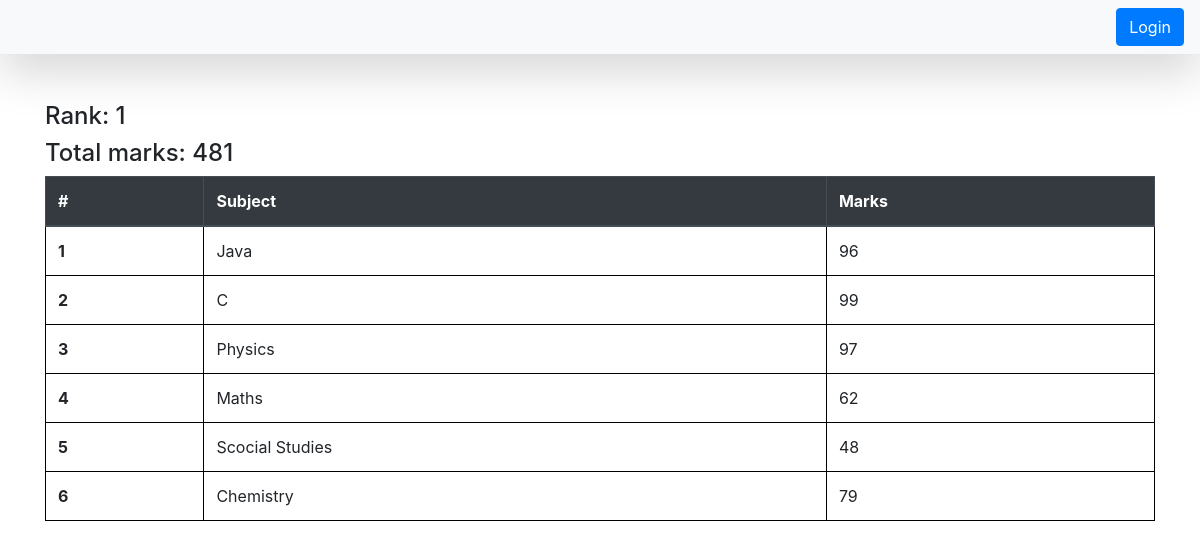
Screenshot of /see_marks/STU-634/ with the database file from the repository.
### student/models.py (models this page shows, shortened)
class SubjectMarks(models.Model):
    student = models.ForeignKey(Student, related_name='studentmarks', on_delete=models.CASCADE)
    subject = models.ForeignKey(Subject, on_delete=models.CASCADE)
    marks = models.IntegerField()
    class Meta:
        unique_together = ['student', 'subject']

class Subject(models.Model):
    subject_name = models.CharField(max_length=100)

### student/views.py (the view)
# urls.py: path('see_marks/<student_id>/', see_marks, name="see_marks")
def see_marks(request, student_id):
    queryset = SubjectMarks.objects.filter(student__student_id__student_id=student_id)
    total_marks = queryset.aggregate(total_marks=Sum('marks'))
    ranks = Student.objects.annotate(marks=Sum('studentmarks__marks')).order_by('-marks')
    i = 1
    current_rank = -1
    for rank in ranks:
        if student_id == rank.student_id.student_id:
            current_rank = i
            break
        i+=1
    return render(request, 'see_marks.html', {'queryset': queryset, 'total_marks': total_marks, 'current_rank': current_rank})

### student/templates/see_marks.html
{% extends 'home/index.html' %}
{% block start%}
<div class="container mt-5">
    <h4>Rank: {{current_rank}}</h4>
    <h4>Total marks: {{total_marks.total_marks}}</h4>
    <table class="table">
        <thead class="thead-dark">
        <tr>
            <th scope="col">#</th>
            <th scope="col">Subject</th>
            <th scope="col">Marks</th>
        </tr>
        </thead>
        <tbody>
            {% for marks in queryset %}
        <tr>
            <th scope="row">{{forloop.counter}}</th>
            <td>{{marks.subject.subject_name}}</td>
            <td>{{marks.marks}}</td>
        </tr>
        {% endfor %}
        </tbody>
    </table>
{% endblock %}

### home/templates/home/index.html (style rules this page uses)
table, th, td { border: 1px solid black; }

### rows the page displays
SubjectMarks: subject.subject_name "Java", marks "96"
SubjectMarks: subject.subject_name "C", marks "99"
SubjectMarks: subject.subject_name "Physics", marks "97"
SubjectMarks: subject.subject_name "Maths", marks "62"
SubjectMarks: subject.subject_name "Scocial Studies", marks "48"
SubjectMarks: subject.subject_name "Chemistry", marks "79"

### other values shown
{{ current_rank }} "1"
{{ total_marks.total_marks }} "481"
